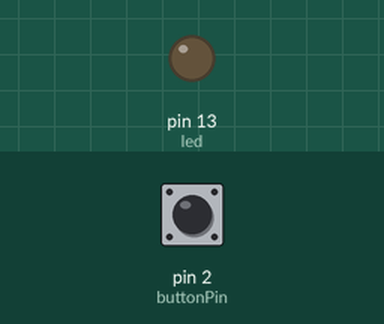
The sketch below on a simulated Arduino Uno, built with avr-gcc and run on an emulated ATmega328P. Parts: output pins drawn as LEDs (lit = HIGH). The test bench sets the inputs (shaded band); at power-on: pin 2 (buttonPin) LOW.

Above: at 1.2 s.
1.3 s: pin 2 (buttonPin) pulled HIGH for 0.15 s
At 1.67 s:
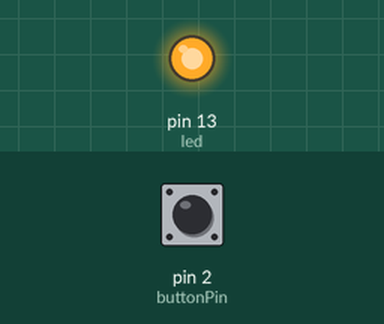
3.3 s: pin 2 (buttonPin) pulled HIGH for 3.2 s
At 7.2 s:
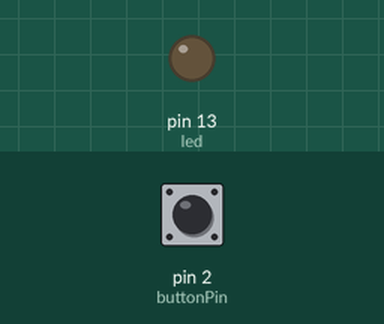
Timing chart, 0 to 8.7 s (numbered marks = the images above; inputs shaded):
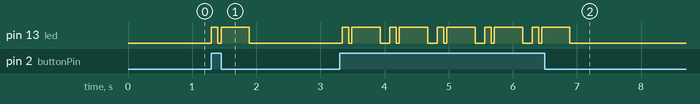

Measured:
- after the input at 1.3 s, pin 13 (led): LOW → HIGH at once, → LOW 0.10 s later, → HIGH 0.05 s later, → LOW 0.44 s later
- after the input at 3.3 s, pin 13 (led): LOW → HIGH at once, then repeats every 0.74 s: LOW 0.05 s, HIGH 0.44 s, LOW 0.15 s, HIGH 0.10 s, until it stays LOW from 6.9 s

The sketch:

w1_h1_carlamolins.ino
```cpp
// Manually blink using push button

int led=13;
int buttonPin= 2;
int buttonState = 0;

 // put your setup code here, to run once:
void setup() {

  //initialize the pinModes

  pinMode(led,OUTPUT);
  pinMode(buttonPin,INPUT);


}

// put your main code here, to run repeatedly:
void loop() {
  //read the button
  buttonState = digitalRead(buttonPin);
  //Perform different actions depending on the state of the button

  if (buttonState == HIGH){

      digitalWrite(led, HIGH); // turn the LED on (HIGH is the voltage level)
      delay(100);
      digitalWrite(led,LOW);
      delay(50);
      digitalWrite(led, HIGH);
      delay(440);
      digitalWrite(led,LOW);
      delay(100);

    delay(50); //wait for a short time between actions

   }else{
    digitalWrite(led,LOW); //turn the LED off by making the Voltage LOW
    delay(50);
   }


}
```
